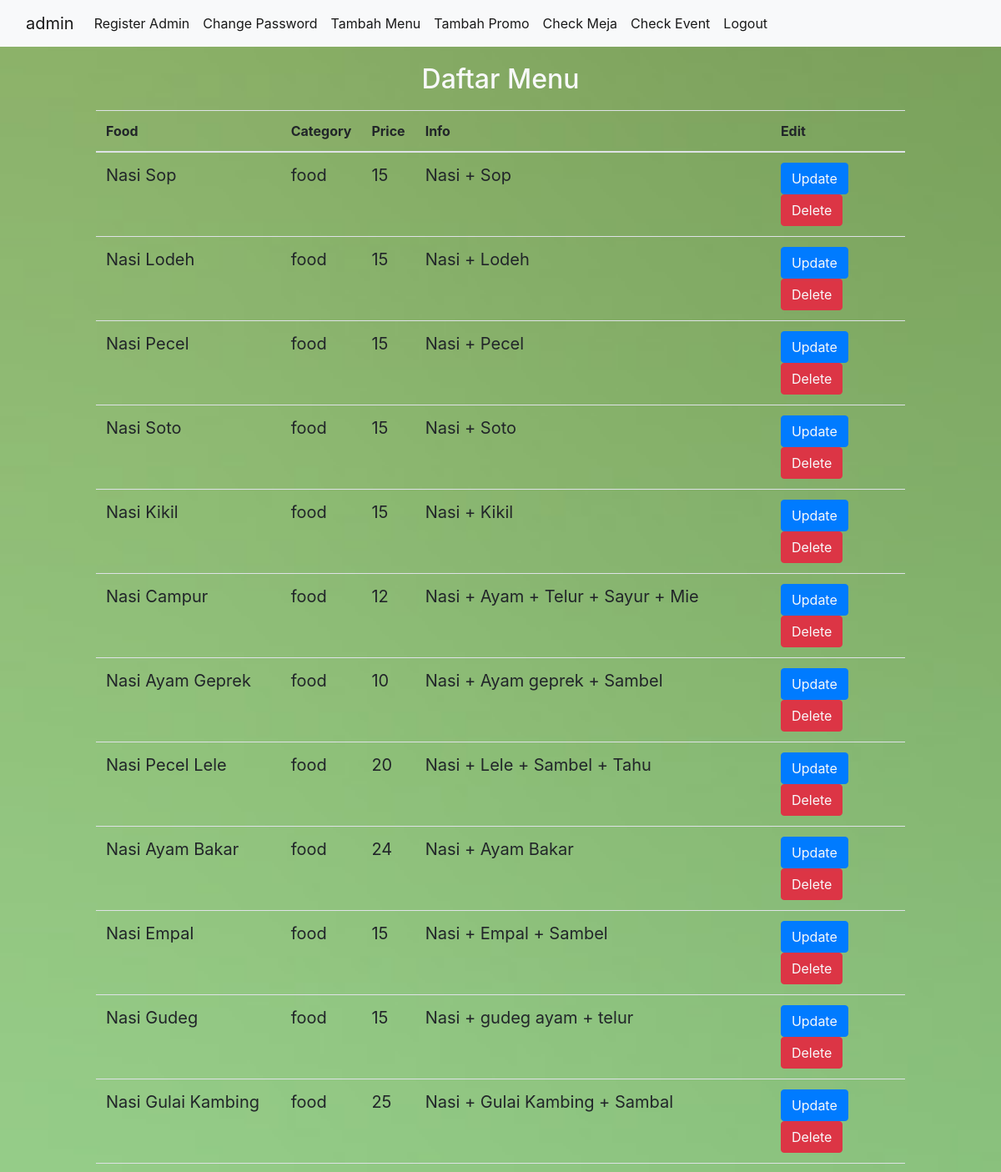
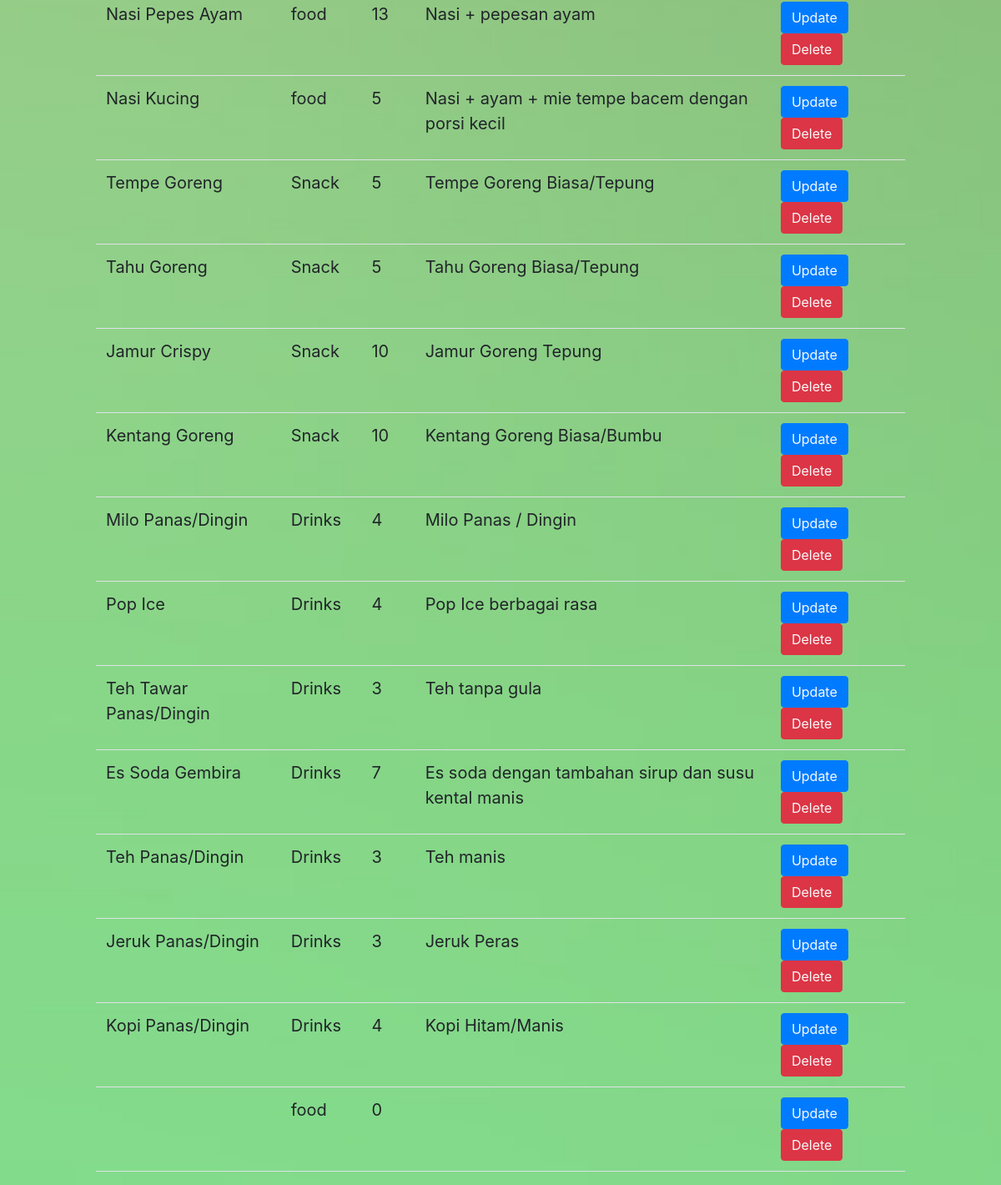
Screenshot of /admin.php (signed in) with the database file from the repository (2 pictures, top to bottom).
### tables this page shows
CREATE TABLE `menu` (
  `id` int(11) NOT NULL,
  `food_id` varchar(5) NOT NULL,
  `food_name` varchar(100) NOT NULL,
  `price` int(10) NOT NULL,
  `image` varchar(100) NOT NULL,
  `kategori` varchar(100) NOT NULL,
  `info` varchar(1000) NOT NULL
);

### admin.php (the view, shortened to what this page needs)
<?php include 'connection.php' ?>
<!DOCTYPE html>
<html lang="en">
<head>
    <?php include "templates/link.php"; ?>
</head>
<body background="templates/green.jpg" style="background-size:cover">
    <nav class="navbar navbar-expand-lg navbar-light bg-light">
        <div class="container-fluid">
            <a class="navbar-brand"><?=$_SESSION['login']?></a>
            <div class="collapse navbar-collapse" id="navbarSupportedContent">
                <ul class="navbar-nav me-auto mb-2 mb-lg-0">
                    <li class="nav-item">
                    <a class="nav-link active" href="#" data-toggle="modal" data-target="#modaladm" aria-current="page">Register Admin</a>
                    </li>
                    <li class="nav-item">
                    <a class="nav-link active" href="#" data-toggle="modal" data-target="#passadm" aria-current="page">Change Password</a>
                    </li>
                    <li class="nav-item">
                    <a class="nav-link active" href="tambahfood.php" aria-current="page">Tambah Menu</a>
                    </li>
                    <li class="nav-item">
                    <a class="nav-link active" href="tambahpromo.php" aria-current="page">Tambah Promo</a>
                    </li>
                    <li class="nav-item">
                    <a class="nav-link active" href="checkmeja.php" aria-current="page">Check Meja</a>
                    </li>
                    <li class="nav-item">
                    <a class="nav-link active" href="checkevent.php" aria-current="page">Check Event</a>
                    </li>
                    <li class="nav-item">
                    <a class="nav-link active" href="home.php" aria-current="page">Logout</a>
                    </li>
                </ul>
            </div>
        </div>
    </nav>
    <div class="col-md-12">
        <div class="row text-center text-light" style="padding-top: 20px; padding-bottom: 10px;">
            <h2>Daftar Menu</h2>
        </div>
        <div class="row">
            <div class="col-1"></div>
            <div class="col-10">
                <table class="table ">
                    <thead>
                        <tr>
                        <th scope="col">Food</th>
                        <th scope="col">Category</th>
                        <th scope="col">Price</th>
                        <th scope="col">Info</th>
                        <th scope="col">Edit</th>
                        </tr>
                    </thead>
                    <tbody>
                        <?php
                        $menu = $connect->prepare("SELECT * FROM menu");
                        $menu->execute();
                            foreach ($menu->fetchAll() as $row)
                            {
                                ?>
                                    <tr>
                                        <td style="font-size: 20px;">
                                            <?php
                                            echo $row["food_name"];
                                            ?>
                                        </td>
                                        <td style="font-size: 20px;">
                                            <?php
                                            echo $row["kategori"];
                                            ?>
                                        </td>
                                        <td style="font-size: 20px;">
                                            <?php
                                            echo $row["price"];
                                            ?>
                                        </td>
                                        <td style="font-size: 20px;">
                                            <?php
                                            echo $row["info"];
                                            ?>
                                        </td>
                                        <td style="font-size: 20px;">
                                            <button class="btn btn-primary"><a class="text-light" href="updatefood.php?id=<?php echo $row["id"];?>">Update</a></button>
                                            <button class="btn btn-danger"><a class="text-light" href="updatemenu.php?id=<?php echo $row["id"];?>">Delete</a></button>
                                        </td>
                                    </tr>
                                <?php
                            }
                        ?>
                    </tbody>
                </table>
            </div>
            <div class="col-1"></div>
        </div>
    </div>
</body>
</html>

### rows the page displays
menu: food_name "Nasi Sop", kategori "food", price "15", info "Nasi + Sop"
menu: food_name "Nasi Lodeh", kategori "food", price "15", info "Nasi + Lodeh"
menu: food_name "Nasi Pecel", kategori "food", price "15", info "Nasi + Pecel"
menu: food_name "Nasi Soto", kategori "food", price "15", info "Nasi + Soto"
menu: food_name "Nasi Kikil", kategori "food", price "15", info "Nasi + Kikil"
menu: food_name "Nasi Campur", kategori "food", price "12", info "Nasi + Ayam + Telur + Sayur + Mie"
menu: food_name "Nasi Ayam Geprek", kategori "food", price "10", info "Nasi + Ayam geprek + Sambel"
menu: food_name "Nasi Pecel Lele", kategori "food", price "20", info "Nasi + Lele + Sambel + Tahu"
menu: food_name "Nasi Ayam Bakar", kategori "food", price "24", info "Nasi + Ayam Bakar"
menu: food_name "Nasi Empal", kategori "food", price "15", info "Nasi + Empal + Sambel"
menu: food_name "Nasi Gudeg", kategori "food", price "15", info "Nasi + gudeg ayam + telur"
menu: food_name "Nasi Gulai Kambing", kategori "food", price "25", info "Nasi + Gulai Kambing + Sambal"
menu: food_name "Nasi Pepes Ayam", kategori "food", price "13", info "Nasi + pepesan ayam"
menu: food_name "Nasi Kucing", kategori "food", price "5", info "Nasi + ayam + mie tempe bacem dengan porsi kecil"
menu: food_name "Tempe Goreng", kategori "Snack", price "5", info "Tempe Goreng Biasa/Tepung"
menu: food_name "Tahu Goreng", kategori "Snack", price "5", info "Tahu Goreng Biasa/Tepung"
menu: food_name "Jamur Crispy", kategori "Snack", price "10", info "Jamur Goreng Tepung"
menu: food_name "Kentang Goreng", kategori "Snack", price "10", info "Kentang Goreng Biasa/Bumbu"
menu: food_name "Milo Panas/Dingin", kategori "Drinks", price "4", info "Milo Panas / Dingin"
menu: food_name "Pop Ice", kategori "Drinks", price "4", info "Pop Ice berbagai rasa"
menu: food_name "Teh Tawar Panas/Dingin", kategori "Drinks", price "3", info "Teh tanpa gula"
menu: food_name "Es Soda Gembira", kategori "Drinks", price "7", info "Es soda dengan tambahan sirup dan susu kental manis"
menu: food_name "Teh Panas/Dingin", kategori "Drinks", price "3", info "Teh manis"
menu: food_name "Jeruk Panas/Dingin", kategori "Drinks", price "3", info "Jeruk Peras"
menu: food_name "Kopi Panas/Dingin", kategori "Drinks", price "4", info "Kopi Hitam/Manis"
menu: kategori "food", price "0"

### other values shown
$_SESSION['login'] "admin"
